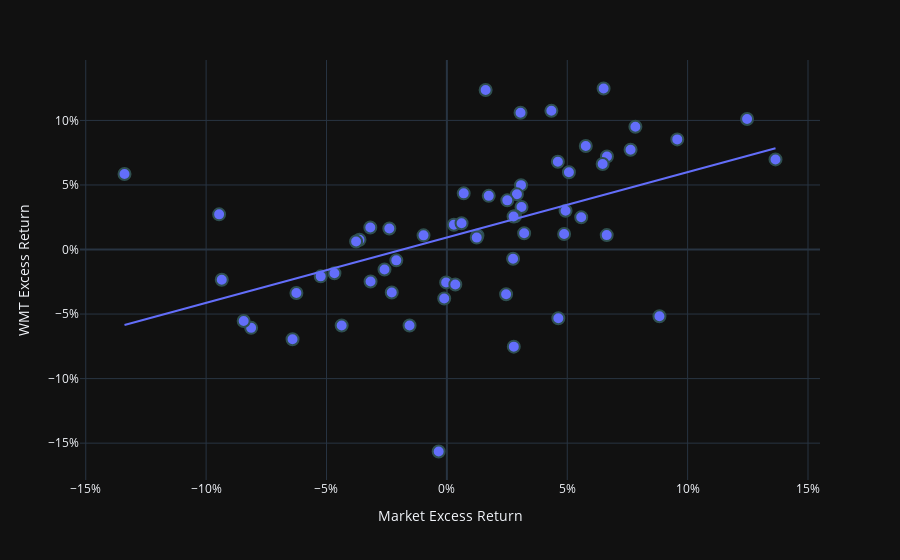

Notebook code cell kept with this figure:
### Markdown cell above
# FIGURE

### Code cell
import plotly.express as px

df = df[["Mkt-RF", "ret"]].reset_index()
df.columns = ["date", "mkt", "ret"]
df["date"] = df.date.astype(str)
df['mkt'] = df['mkt']/100
df['ret'] = df['ret']/100

fig = px.scatter(
    df,
    x="mkt",
    y="ret",
    trendline="ols",
    hover_data=dict(ret=False, mkt=False, date=False),
    hover_name="date",
)

fig.update_traces(
    marker=dict(
        size=12,
        line=dict(width=2, color="DarkSlateGrey")
    ),
    selector=dict(mode="markers"),
)

fig.update_layout(
    xaxis_title="Market Excess Return",
    yaxis_title=ticker.upper() + " Excess Return",
    xaxis_tickformat=".0%",
    yaxis_tickformat=".0%",
    template="plotly_dark"
)
fig.show()
